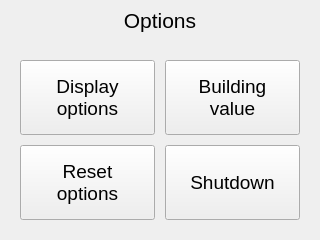
<?xml version="1.0" encoding="UTF-8"?>
<ui version="4.0">
 <class>OptionsForm</class>
 <widget class="QWidget" name="OptionsForm">
  <property name="geometry">
   <rect>
    <x>0</x>
    <y>0</y>
    <width>320</width>
    <height>240</height>
   </rect>
  </property>
  <widget class="QWidget" name="settingsHead" native="true">
   <property name="geometry">
    <rect>
     <x>0</x>
     <y>0</y>
     <width>320</width>
     <height>40</height>
    </rect>
   </property>
   <widget class="QPushButton" name="back">
    <property name="geometry">
     <rect>
      <x>0</x>
      <y>0</y>
      <width>51</width>
      <height>40</height>
     </rect>
    </property>
    <property name="text">
     <string/>
    </property>
    <property name="icon">
     <iconset resource="icons.qrc">
      <normaloff>:/settings/icons/arrow_left_white.svg</normaloff>:/settings/icons/arrow_left_white.svg</iconset>
    </property>
    <property name="iconSize">
     <size>
      <width>18</width>
      <height>18</height>
     </size>
    </property>
    <property name="flat">
     <bool>true</bool>
    </property>
   </widget>
   <widget class="QLabel" name="settingLabel">
    <property name="geometry">
     <rect>
      <x>0</x>
      <y>0</y>
      <width>320</width>
      <height>40</height>
     </rect>
    </property>
    <property name="font">
     <font>
      <pointsize>16</pointsize>
     </font>
    </property>
    <property name="text">
     <string>Options</string>
    </property>
    <property name="alignment">
     <set>Qt::AlignCenter</set>
    </property>
   </widget>
   <zorder>settingLabel</zorder>
   <zorder>back</zorder>
  </widget>
  <widget class="QWidget" name="options" native="true">
   <property name="geometry">
    <rect>
     <x>20</x>
     <y>60</y>
     <width>280</width>
     <height>160</height>
    </rect>
   </property>
   <widget class="QPushButton" name="displayOptions">
    <property name="geometry">
     <rect>
      <x>0</x>
      <y>0</y>
      <width>135</width>
      <height>75</height>
     </rect>
    </property>
    <property name="sizePolicy">
     <sizepolicy hsizetype="Fixed" vsizetype="Fixed">
      <horstretch>0</horstretch>
      <verstretch>0</verstretch>
     </sizepolicy>
    </property>
    <property name="maximumSize">
     <size>
      <width>145</width>
      <height>85</height>
     </size>
    </property>
    <property name="font">
     <font>
      <pointsize>14</pointsize>
     </font>
    </property>
    <property name="text">
     <string>Display
options</string>
    </property>
   </widget>
   <widget class="QPushButton" name="resetOptions">
    <property name="geometry">
     <rect>
      <x>0</x>
      <y>85</y>
      <width>135</width>
      <height>75</height>
     </rect>
    </property>
    <property name="sizePolicy">
     <sizepolicy hsizetype="Fixed" vsizetype="Fixed">
      <horstretch>0</horstretch>
      <verstretch>0</verstretch>
     </sizepolicy>
    </property>
    <property name="maximumSize">
     <size>
      <width>145</width>
      <height>85</height>
     </size>
    </property>
    <property name="font">
     <font>
      <pointsize>14</pointsize>
     </font>
    </property>
    <property name="text">
     <string>Reset
options</string>
    </property>
   </widget>
   <widget class="QPushButton" name="shutdown">
    <property name="geometry">
     <rect>
      <x>145</x>
      <y>85</y>
      <width>135</width>
      <height>75</height>
     </rect>
    </property>
    <property name="sizePolicy">
     <sizepolicy hsizetype="Fixed" vsizetype="Fixed">
      <horstretch>0</horstretch>
      <verstretch>0</verstretch>
     </sizepolicy>
    </property>
    <property name="maximumSize">
     <size>
      <width>145</width>
      <height>85</height>
     </size>
    </property>
    <property name="font">
     <font>
      <pointsize>14</pointsize>
     </font>
    </property>
    <property name="text">
     <string>Shutdown</string>
    </property>
   </widget>
   <widget class="QPushButton" name="frsiOptions">
    <property name="geometry">
     <rect>
      <x>145</x>
      <y>0</y>
      <width>135</width>
      <height>75</height>
     </rect>
    </property>
    <property name="sizePolicy">
     <sizepolicy hsizetype="Fixed" vsizetype="Fixed">
      <horstretch>0</horstretch>
      <verstretch>0</verstretch>
     </sizepolicy>
    </property>
    <property name="maximumSize">
     <size>
      <width>145</width>
      <height>85</height>
     </size>
    </property>
    <property name="font">
     <font>
      <pointsize>14</pointsize>
     </font>
    </property>
    <property name="text">
     <string>Building
value</string>
    </property>
   </widget>
  </widget>
  <widget class="mold::Confirmation" name="popUp" native="true">
   <property name="geometry">
    <rect>
     <x>20</x>
     <y>90</y>
     <width>280</width>
     <height>100</height>
    </rect>
   </property>
  </widget>
 </widget>
 <customwidgets>
  <customwidget>
   <class>mold::Confirmation</class>
   <extends>QWidget</extends>
   <header>gui/Confirmation.hpp</header>
   <container>1</container>
  </customwidget>
 </customwidgets>
 <resources>
  <include location="icons.qrc"/>
 </resources>
 <connections/>
</ui>
